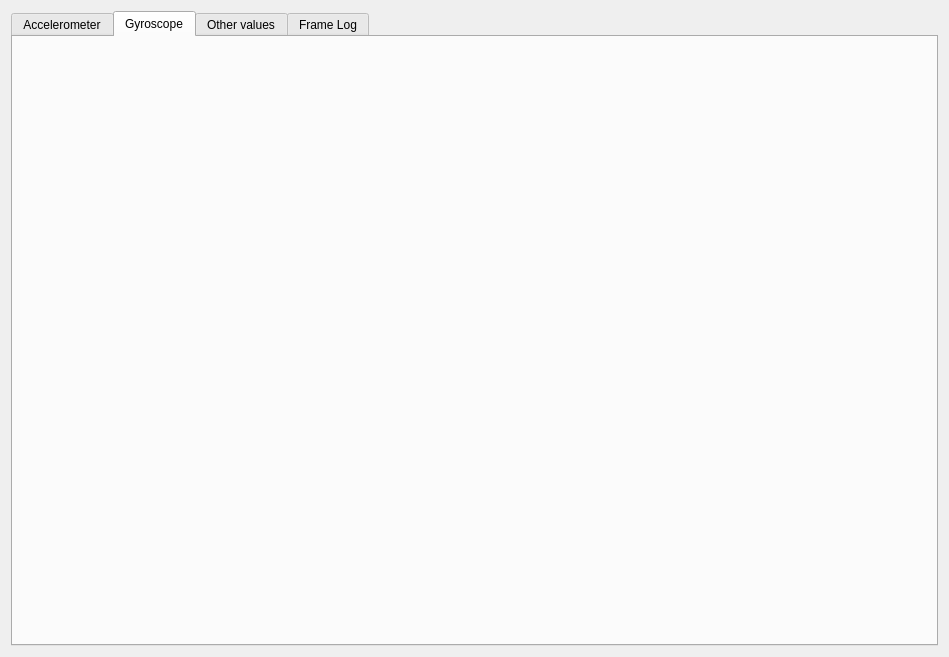
<?xml version="1.0" encoding="UTF-8"?>
<ui version="4.0">
 <class>FileViewer</class>
 <widget class="QWidget" name="FileViewer">
  <property name="geometry">
   <rect>
    <x>0</x>
    <y>0</y>
    <width>949</width>
    <height>657</height>
   </rect>
  </property>
  <property name="windowTitle">
   <string>Form</string>
  </property>
  <layout class="QGridLayout" name="gridLayout">
   <item row="0" column="0">
    <widget class="QTabWidget" name="tabWidget">
     <property name="currentIndex">
      <number>1</number>
     </property>
     <widget class="QWidget" name="tab">
      <attribute name="title">
       <string>Accelerometer</string>
      </attribute>
      <layout class="QHBoxLayout" name="horizontalLayout">
       <item>
        <layout class="QVBoxLayout" name="verticalLayout_2" stretch="0,0">
         <property name="sizeConstraint">
          <enum>QLayout::SetDefaultConstraint</enum>
         </property>
         <property name="rightMargin">
          <number>10</number>
         </property>
         <item>
          <widget class="QZoomPlot" name="Accel_X_Y" native="true"/>
         </item>
         <item>
          <widget class="QZoomPlot" name="Accel_Z" native="true"/>
         </item>
        </layout>
       </item>
       <item>
        <layout class="QVBoxLayout" name="verticalLayout" stretch="0">
         <item>
          <widget class="QZoomPlot" name="Accel_XY" native="true"/>
         </item>
        </layout>
       </item>
      </layout>
     </widget>
     <widget class="QWidget" name="tab_3">
      <attribute name="title">
       <string>Gyroscope</string>
      </attribute>
      <layout class="QHBoxLayout" name="horizontalLayout_2">
       <item>
        <layout class="QVBoxLayout" name="verticalLayout_5">
         <item>
          <widget class="QZoomPlot" name="Gyro_X" native="true"/>
         </item>
         <item>
          <widget class="QZoomPlot" name="Gyro_Y" native="true"/>
         </item>
        </layout>
       </item>
       <item>
        <layout class="QVBoxLayout" name="verticalLayout_6">
         <item>
          <widget class="QZoomPlot" name="Gyro_Z" native="true"/>
         </item>
         <item>
          <widget class="QWidget" name="widget_12" native="true"/>
         </item>
        </layout>
       </item>
      </layout>
     </widget>
     <widget class="QWidget" name="tab_2">
      <attribute name="title">
       <string>Other values</string>
      </attribute>
     </widget>
     <widget class="QWidget" name="tab_4">
      <attribute name="title">
       <string>Frame Log</string>
      </attribute>
      <layout class="QGridLayout" name="gridLayout_2">
       <item row="0" column="0">
        <widget class="QListWidget" name="logFrame"/>
       </item>
      </layout>
     </widget>
    </widget>
   </item>
  </layout>
 </widget>
 <customwidgets>
  <customwidget>
   <class>QZoomPlot</class>
   <extends>QWidget</extends>
   <header>qzoomplot.h</header>
   <container>1</container>
  </customwidget>
 </customwidgets>
 <resources/>
 <connections/>
</ui>
